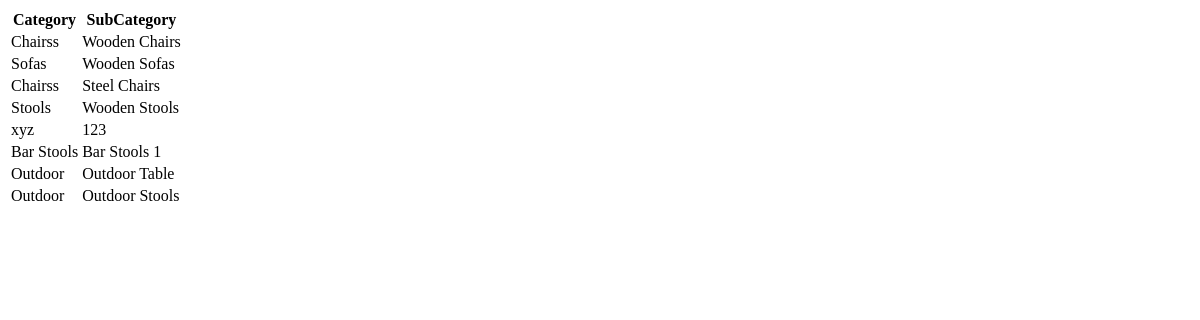
/catalog/sub_categories_display, run on an earlier commit of the app's database.
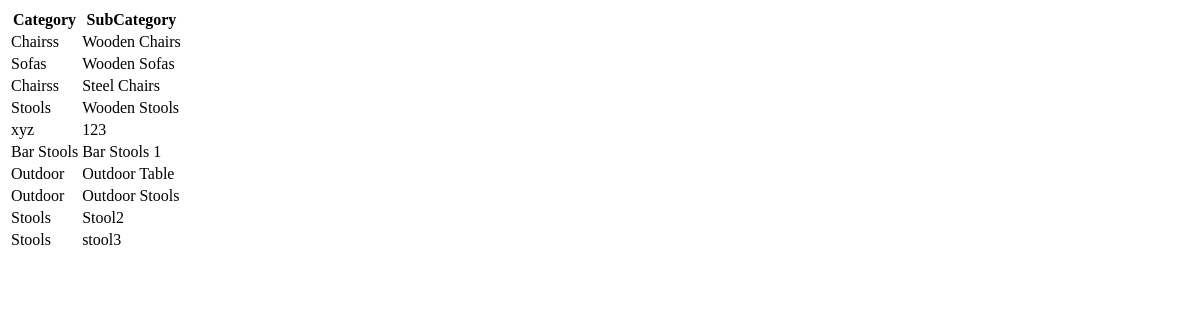
And on a later commit of the database.
### catalog/models.py (models this page shows, shortened)
class SubCategory(models.Model):
    category = models.ForeignKey(Category, on_delete=models.CASCADE)
    sub_category = models.CharField(max_length=30)
    slug = models.SlugField(unique=True)

class Category(models.Model):
    category = models.CharField(max_length=30)
    slug = models.SlugField(unique=True)
    def __str__(self):
        return self.category

### catalog/views.py (the view)
# urls.py: path('sub_categories_display', views.sub_categories_display, name='sub_categories_display'),
def sub_categories_display(request):
    sub_categories = SubCategory.objects.all()
    return render(request, 'sub_categories_display.html', {'sub_categories': sub_categories})

### Template/sub_categories_display.html (shortened to what this page needs)
<!DOCTYPE html>
<html lang="en">
<head>
</head>
<body>
        <table>
            <tr>
                <th>Category</th>
                <th>SubCategory</th>
            </tr>
            {% for sub_category in sub_categories %}
            <tr>
                <td>{{sub_category.category}}</td>
                <td>{{sub_category.sub_category}}</td>
            </tr>
            {% endfor %}
        </table>
</body>
</html>

What changed in the data, as far as the page shows it:
added SubCategory: category "Stools", sub_category "Stool2"
added SubCategory: category "Stools", sub_category "stool3"
